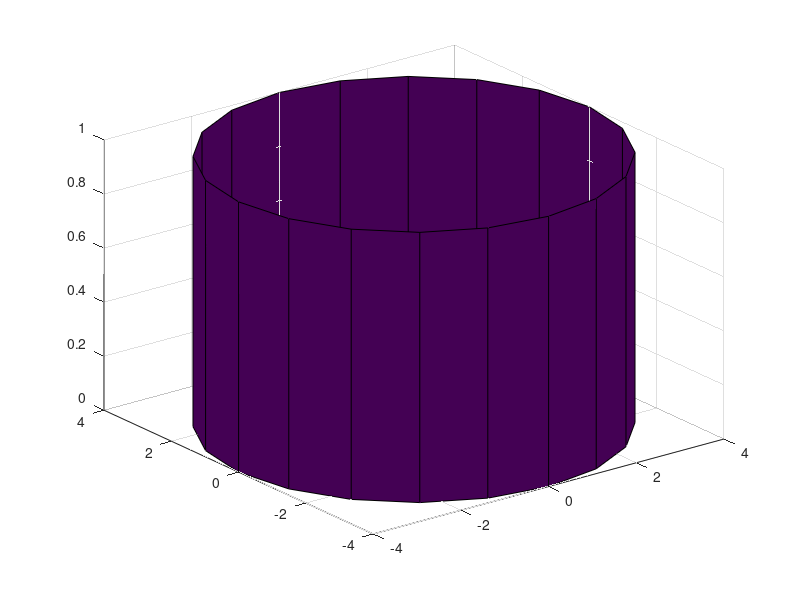

This figure's MATLAB source:
%sa se reprezinte un cilindru de raza r=4
%Obs ca inaltimea implicita este h=1
r = 4;
[X,Y,Z] = cylinder(r);
surf(X,Y,Z)